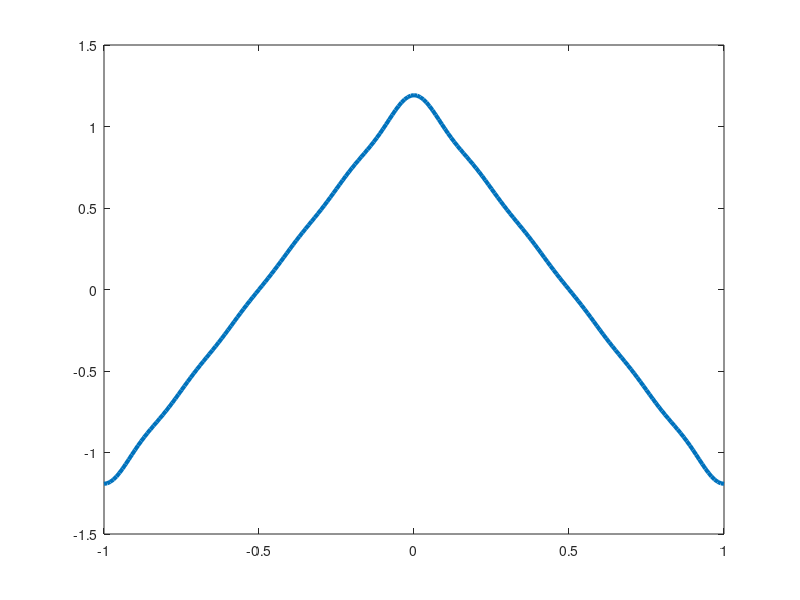

MATLAB code for this plot:
n = 0;
T = 2;
Ts = T / 200; % steps to samples
t=-T/2 : Ts : T/2; % Generate samples
w=(2*pi)/T;
y = 0;
for n = 0 : 5
    y = y + ((2*n+1)^-2) * (cos((2*n+1)*w*t)); % Generating triangular wave
end
plot(t, y, 'linewidth', 3) % Plotting